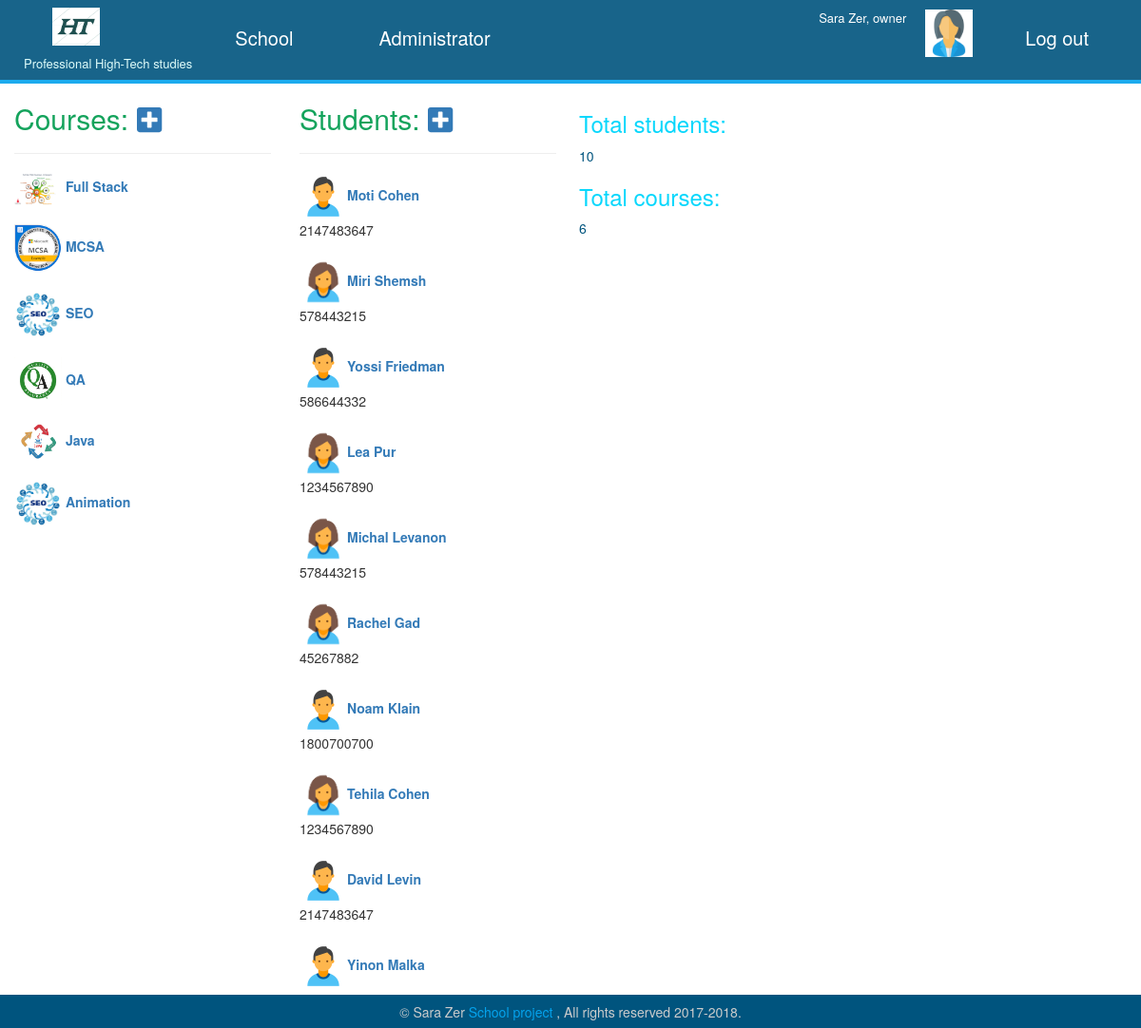
The page /index.php?page=schoolView (signed in) on the database its author committed.
### tables this page shows
CREATE TABLE `course` (
  `courseId` int(11) NOT NULL,
  `courseName` varchar(100) NOT NULL,
  `courseDesc` varchar(500) NOT NULL,
  `courseImage` varchar(250) NOT NULL
);

CREATE TABLE `student` (
  `studentId` int(11) NOT NULL,
  `studentName` varchar(100) NOT NULL,
  `studentPhone` int(11) NOT NULL,
  `studentEmail` varchar(100) NOT NULL,
  `studentImage` varchar(250) NOT NULL
);

### models/dal.php (called while the page is built, shortened)
<?php
    class DAL {
        private $servername = "localhost";
        private $username = "root";
        private $password = "";
        private $dbname = "school";
        function fetch($sql) {
            try {
                $conn = new PDO("mysql:host=$this->servername;dbname=$this->dbname", $this->username, $this->password);
                $conn->setAttribute(PDO::ATTR_ERRMODE, PDO::ERRMODE_EXCEPTION);
                $resultsArray = $conn->query($sql);
                return $resultsArray;
            }
            catch(PDOException $e)
            {
                return $e->getMessage();
            }
        }
    }
?>

### models/schoolModel.php (called while the page is built, shortened)
<?php
require_once 'dal.php';
class SchoolModel extends DAL{
    function getStudents(){
        $sql = "SELECT * FROM `student`";
        $studentTable = $this->fetch($sql);
        $resultArray = $studentTable->fetchAll(PDO::FETCH_ASSOC);
        return $resultArray;
    }
    function getNumOfStudents() {
        $sql = "SELECT count(*) as `total` FROM `student`";
        $studentTable = $this->fetch($sql);
        $resultArray = array ('students' => $studentTable->fetch(PDO::FETCH_ASSOC)['total']);
        return $resultArray;
    }
    function getCourses(){
        $sql = "SELECT * FROM `course`";
        $courseTable = $this->fetch($sql);
        $resultArray = $courseTable->fetchAll(PDO::FETCH_ASSOC);
        return $resultArray;
    }
    function getNumOfCourses() {
        $sql = "SELECT count(*) as `total` FROM `course`";
        $courseTable = $this->fetch($sql);
        $resultArray = array ('courses' => $courseTable->fetch(PDO::FETCH_ASSOC)['total']);
        return $resultArray;
    }
}
?>

### view/schoolView.php (the view, shortened to what this page needs)
<?php
require_once 'models/schoolModel.php';
Class SchoolRender {
    function ParmsView() {
        $render = new SchoolModel();
        echo '<div class="container-fluid">
                <div class="row">
                <div class="col-md-3">
                <h2>Courses:';
                if (empty($_SESSION)) {
                    echo '';
                } elseif (($_SESSION['role'] == 'owner') || ($_SESSION['role'] == 'manager')) {
                    echo ' <a href="'.DIR.'index.php?page=schoolView&action=insertNewCourse"><i class="fa fa-plus-square"></i></a>';
                };
                echo '</h2><hr>';
                    $displayCourses = $render->getCourses();
                    foreach ($displayCourses as $course) {
                        echo '<div><img src="'.DIR.'upload/'.$course['courseImage'].'"/><b><a href="'.DIR.'index.php/?page=schoolView&action=courseDetails&id='.$course['courseId'].'">'.' '.$course['courseName'] .
                         '</a></b><br><br></div>';
                    };
            echo '</div>
            <div class="col-md-3">
            <h2>Students:
            <a href="'.DIR.'index.php?page=schoolView&action=insertNewStudent"><i class="fa fa-plus-square"></a></i>
            </h2><hr>';
    $displayStudents = $render->getStudents();
            foreach ($displayStudents as $student) {
            echo '<div><img src="'.DIR.'upload/'.$student['studentImage'].'"/><b><a href="'.DIR.'index.php/?page=schoolView&action=studentDetails&id='.$student['studentId'].'">'
            . $student['studentName'] . '</a></b>'.' ' .'<br>'. $student['studentPhone'] .'</div><br/>';
        };
		echo '</div>
            <div class="col-md-5">';
    }
    function mainView() {
        $render = new SchoolModel();
        $show = $this->ParmsView();
        $display = $render->getNumOfStudents();
            echo '<h3>Total students: </h3>'.$display['students']. '<br>';
        $display = $render->getNumOfCourses();
            echo '<h3>Total courses: </h3>'.$display['courses'];
		echo '</div>
	        </div>
            </div>';
    }
}
?>

### header.php (shortened to what this page needs)
<?php
echo'
<!DOCTYPE html>
        <html lang="en">
        <head>
            <meta charset="UTF-8">
            <meta name="viewport" content="width=device-width, initial-scale=1.0">
            <meta http-equiv="X-UA-Compatible" content="ie=edge">
            <title>The school</title>
            <link href="https://maxcdn.bootstrapcdn.com/bootstrap/3.3.7/css/bootstrap.min.css" rel="stylesheet">
            <script defer src="https://use.fontawesome.com/releases/v5.0.6/js/all.js"></script>
            <link href=" '.DIR.'style.css" rel="stylesheet">
        </head>
        <body>
        <div  class="menu" id="header">
        <div class="container-fluid">
            <div class="navbar-header">
            <a href="'.DIR.'index.php"><img src="'.DIR.'upload/logo.jpeg" height="40px"></a>
            <h6> Professional High-Tech studies </h6>
            </div>
            <div>
                <ul class="nav navbar-nav navbar-left">';
                if (empty($_SESSION)) {
                    echo '';
                    } elseif (($_SESSION['role'] == 'owner') || ($_SESSION['role'] == 'manager')) {
                        echo '<li><a href="'.DIR.'index.php?page=schoolView">School</a></li>
                        <li><a href="'.DIR.'index.php?page=adminView">Administrator</a></li>';
                    } else echo '<li><a href="'.DIR.'index.php?page=schoolView">School</a></li>';
            echo '</ul>
                <ul class="nav navbar-nav navbar-right">';
                if (empty($_SESSION)) {
                    echo '';
                } else echo '<li>' . $_SESSION['name'] . ', ' . $_SESSION['role'].'</li>'
                .  "<li><img src='".'http://localhost/theschool/upload/'.$_SESSION['image']."'/></li>" .
                 '<li><a href="'.DIR.'controller/logoutController.php">Log out</a></li>'
            ;
                echo '</ul>
            </div>
        </div>
        </div>
        <div id="content">';
?>

### index.php (shortened to what this page needs)
<?php
include 'header.php';
    if(isset($_GET['page'])){
        $page = $_GET['page'];
    } elseif ((isset($_SESSION)) && (!empty($_SESSION))) {
            $page = 'schoolView';
    } else $page = 'loginView';
        switch ($page) {
            case 'schoolView':
            include_once 'controller/schoolController.php';
            break;
    }
 include 'footer.php';
?>

### controller/schoolController.php (shortened to what this page needs)
<?php
include 'view/schoolView.php';
$renderStudent = new StudentView();
if (isset ($_GET['action'])){
    $action = $_GET['action'];
} else {
    $action = '';
}
switch ($action) {
    case '':
        $renderStudent->mainView();
    break;
}
?>

### footer.php
<div id="footer">
<footer>
        <p>© Sara Zer<a style="color:#04A3ED; text-decoration:none;"> School project </a>, All rights reserved 2017-2018.</p>
    </footer>
</div>
</body>
</html>

### style.css (style rules this page uses)
.menu { background-color: #00547E; border-bottom: 4px solid #04A3ED; width:100%; height: auto; padding: 0 10px; margin: 0px; z-index: 1; opacity: 0.9; }
.menu .navbar-nav > li > a { font-size: 20px; color: white; padding: 20px 35px; }
.menu .navbar-nav > li { font-size: 13px; color: white; padding: 10px; }
.navbar-header > a { font-family: 'Ubuntu Condensed', sans-serif; padding: 0px; margin: 0px; text-decoration: none; color: white; font-size: 35px; padding: 5px 30px; }
h6 { font-size: 13px; color: rgb(218, 252, 250); }
footer { background-color: #00547E; position: fixed; bottom: 0; left: 0; right: 0; height: 35px; text-align: center; color: #CCC; }
footer p { padding: 10.5px; margin: 0px; line-height: 100%; }
img { width: 50px; }
.col-md-5 { padding: 9px; color: #00547E; }
h2 { color: rgb(20, 163, 92); font-weight: 900px; }
h3 { color: rgb(7, 215, 252); font-weight: 900px; }

### rows shown on the page
course: courseImage (picture), courseName "Full Stack"
course: courseImage (picture), courseName "MCSA"
course: courseImage (picture), courseName "SEO"
course: courseImage (picture), courseName "QA"
course: courseImage (picture), courseName "Java"
course: courseImage (picture), courseName "Animation"
student: studentImage (picture), studentName "Moti Cohen", studentPhone "2147483647"
student: studentImage (picture), studentName "Miri Shemsh", studentPhone "578443215"
student: studentImage (picture), studentName "Yossi Friedman", studentPhone "586644332"
student: studentImage (picture), studentName "Lea Pur", studentPhone "1234567890"
student: studentImage (picture), studentName "Michal Levanon", studentPhone "578443215"
student: studentImage (picture), studentName "Rachel Gad", studentPhone "45267882"
student: studentImage (picture), studentName "Noam Klain", studentPhone "1800700700"
student: studentImage (picture), studentName "Tehila Cohen", studentPhone "1234567890"
student: studentImage (picture), studentName "David Levin", studentPhone "2147483647"
student: studentImage (picture), studentName "Yinon Malka"

### other values the page prints
$_SESSION['name'] "Sara Zer"
$_SESSION['role'] "owner"
$display['students'] "10"
$display['courses'] "6"
